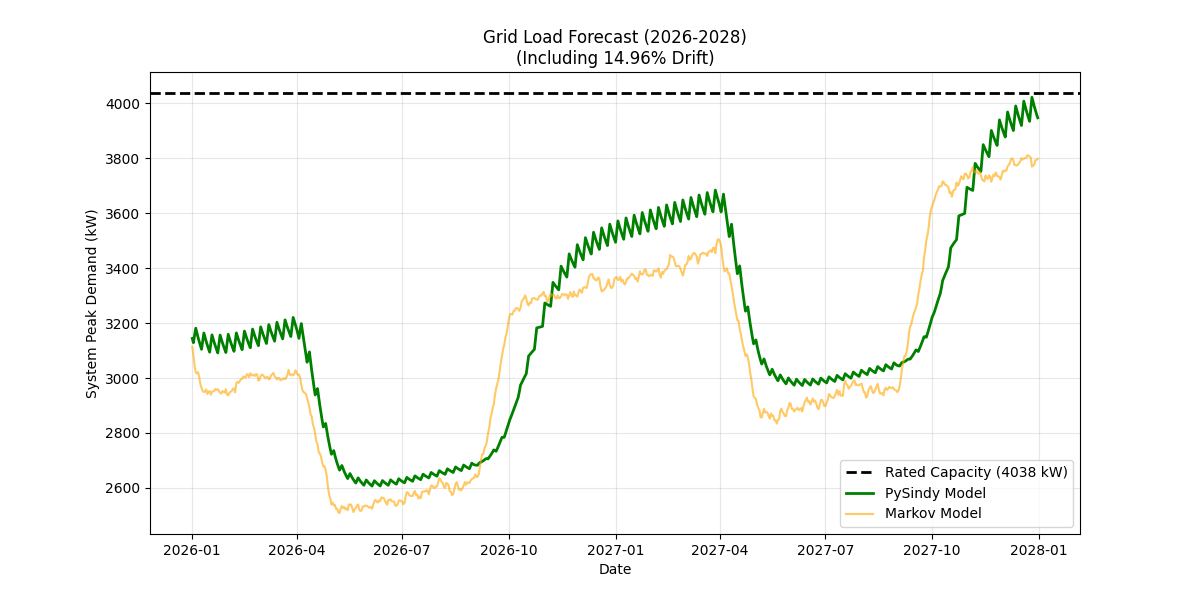

Write the Python code that produced this figure.
import pandas as pd
import numpy as np
import matplotlib.pyplot as plt
from scipy.integrate import odeint
import os


FILE_INPUT_RATIO = "pysindy_ratio_2025.csv"
FILE_CENTROIDS   = "centroids_k2.npy"

# Markov 
FILE_WIN_WD = "winter_weekday.csv"
FILE_WIN_WE = "winter_weekend.csv"
FILE_SUM_WD = "summer_weekday.csv"
FILE_SUM_WE = "summer_weekend.csv"

# PySINDy Context Equations (Discovered during training)
# form: dx/dt = c + ax + bx^2
COEFFS_WIN_WD = [0.00886, 0.00496, -0.05857]
COEFFS_WIN_WE = [-0.09451, 0.47853, -0.50894]
COEFFS_SUM_WD = [0.00213, 0.04005, -0.22515]
COEFFS_SUM_WE = [-0.00573, 0.08363, -0.18024]

# Drift factors 
DRIFT_ANNUAL = 0.1496
DRIFT_DAILY  = DRIFT_ANNUAL / 365.0

N_FEEDERS = 200
N_AGENTS  = 5000  
SAFETY_MARGIN = 1.10


# Ratio > kW , Find Peak
centroids = np.load(FILE_CENTROIDS)

profile_low_kw  = (centroids[0] * 2) / 1000
profile_high_kw = (centroids[1] * 2) / 1000

peak_low  = np.max(profile_low_kw)
peak_high = np.max(profile_high_kw)

print(f"Prey Peak (Base):     {peak_low:.2f} kW")
print(f"Predator Peak (Base): {peak_high:.2f} kW")


# Substation Capacity
design_max = 5000
pf = 0.95
limit = 0.85
SUBSTATION_LIMIT = (design_max * pf) * limit
print(f"Substation Limit:     {SUBSTATION_LIMIT:.1f} kW\n")


# Calculate System Demand 
def get_total_system_kw(ratio_high_users, day_index=0):
    
    growth_multiplier = 1.0 + (DRIFT_DAILY * day_index)
    
    current_peak_low = peak_low * growth_multiplier
    current_peak_high = peak_high * growth_multiplier
    
    weighted_peak = (1 - ratio_high_users) * current_peak_low + (ratio_high_users * current_peak_high)
    return weighted_peak * N_FEEDERS

# Seasonal Weighting 
def get_seasonal_factor(date):
    m = date.month
    d = date.day
    if m in [10, 11, 12, 1, 2, 3]: return 1.0 # Winter
    if m in [5, 6, 7, 8]:          return 0.0 # Summer
    if m == 4: return 1.0 - (d / 30.0)        # April Blend
    if m == 9: return (d / 30.0)              # Sept Blend
    return 0.0


# Stability Analysis (Worst Case - Winter Weekend)
c, a, b = COEFFS_WIN_WE
roots = np.roots([b, a, c])

valid_roots = [r for r in roots if np.isreal(r) and r > 0]
if valid_roots:
    stable_ratio = np.max(valid_roots)
    print("STABILITY ANALYSIS (Winter Weekend):")
    print(f"Stability Point: {stable_ratio:.2%} Predators")
    
    for label, day_t in [("Current (Day 0)", 0), ("End Year 1 (Day 365)", 365), ("End Year 2 (Day 730)", 730)]:
        stable_kw = get_total_system_kw(stable_ratio, day_t)
        warning = " (UNSTABLE - BREACH)" if stable_kw > SUBSTATION_LIMIT else " (SAFE)"
        print(f"{label:<22}: {stable_kw:,.0f} kW{warning}")
else:
    print("RUNAWAY GROWTH (No stable limit)")
    stable_ratio = 1.0 


### Simulation 

# Load starting data
df_input = pd.read_csv(FILE_INPUT_RATIO)
start_ratio = df_input['high_user_ratio_smooth'].iloc[-1]

# Data Range (2 Years)
dates = pd.date_range(start='2026-01-01', periods=730)
days_count = len(dates)

## Markov Sim Matrices
M_win_wd = pd.read_csv(FILE_WIN_WD, index_col=0).values
M_win_we = pd.read_csv(FILE_WIN_WE, index_col=0).values
M_sum_wd = pd.read_csv(FILE_SUM_WD, index_col=0).values
M_sum_we = pd.read_csv(FILE_SUM_WE, index_col=0).values

# Sim initialization
current_agents = np.zeros(N_AGENTS)
num_high = int(start_ratio * N_AGENTS)
current_agents[:num_high] = 1 
np.random.shuffle(current_agents)

ratio_markov = []
ratio_pysindy = []
current_pysindy_x = start_ratio

# Daily Loop (Both Models Running Synchronously)
for i in range(days_count):
    date = dates[i]
    is_weekend = (date.dayofweek >= 5)
    w_factor = get_seasonal_factor(date) 
    
    # PySindy Step
    if is_weekend:
        dx_win = COEFFS_WIN_WE[0] + COEFFS_WIN_WE[1]*current_pysindy_x + COEFFS_WIN_WE[2]*(current_pysindy_x**2)
        dx_sum = COEFFS_SUM_WE[0] + COEFFS_SUM_WE[1]*current_pysindy_x + COEFFS_SUM_WE[2]*(current_pysindy_x**2)
    else:
        dx_win = COEFFS_WIN_WD[0] + COEFFS_WIN_WD[1]*current_pysindy_x + COEFFS_WIN_WD[2]*(current_pysindy_x**2)
        dx_sum = COEFFS_SUM_WD[0] + COEFFS_SUM_WD[1]*current_pysindy_x + COEFFS_SUM_WD[2]*(current_pysindy_x**2)
    
    # Blend the rate of change
    dx_blended = dx_win * w_factor + dx_sum * (1 - w_factor)
    
    # Step forward & clamp between 0% and 100%
    current_pysindy_x = max(0.0, min(1.0, current_pysindy_x + dx_blended))
    ratio_pysindy.append(current_pysindy_x)

    # Markov Step
    if is_weekend:
        M_today = M_win_we * w_factor + M_sum_we * (1 - w_factor)
    else:
        M_today = M_win_wd * w_factor + M_sum_wd * (1 - w_factor)

    p_0_to_1 = M_today[0, 1] / (M_today[0, 0] + M_today[0, 1])
    p_1_to_0 = M_today[1, 0] / (M_today[1, 0] + M_today[1, 1])
    
    rolls = np.random.random(N_AGENTS)
    switching_up = (current_agents == 0) & (rolls < p_0_to_1)
    switching_down = (current_agents == 1) & (rolls < p_1_to_0)
    
    current_agents[switching_up] = 1
    current_agents[switching_down] = 0
    ratio_markov.append(np.mean(current_agents))


# Ratio > kW, add drift
kw_pysindy = [get_total_system_kw(r, i) for i, r in enumerate(ratio_pysindy)]
kw_markov  = [get_total_system_kw(r, i) for i, r in enumerate(ratio_markov)]

## Plot
plt.figure(figsize=(12, 6))

# Capacity Line
plt.axhline(y=SUBSTATION_LIMIT, color='k', linestyle='--', linewidth=2, 
            label=f'Rated Capacity ({SUBSTATION_LIMIT:.0f} kW)')

# Models
plt.plot(dates, kw_pysindy, 'g-', linewidth=2, label='PySindy Model')
plt.plot(dates, kw_markov,  'orange', alpha=0.6, label='Markov Model')

# Print Peak Values
print("\nPEAK DEMAND:")
print(f"Year 1 (2026) PySINDy Peak: {np.max(kw_pysindy[:365]):,.0f} kW")
print(f"Year 1 (2026) Markov Peak:  {np.max(kw_markov[:365]):,.0f} kW")
print(f"Year 2 (2027) PySINDy Peak: {np.max(kw_pysindy[365:]):,.0f} kW")
print(f"Year 2 (2027) Markov Peak:  {np.max(kw_markov[365:]):,.0f} kW")

# Find Breach Points
arr_pysindy = np.array(kw_pysindy)
arr_markov = np.array(kw_markov)

breach_indices = np.where(arr_markov > SUBSTATION_LIMIT)[0]

if len(breach_indices) > 0:
    first_fail_idx = breach_indices[0]
    fail_date = dates[first_fail_idx]
    print(f"\nForecast: System failure predicted on {fail_date.date()}")
    
    plt.scatter([fail_date], [SUBSTATION_LIMIT], color='red', s=100, zorder=5)
    plt.annotate(f'WINTER BREACH: {fail_date.date()}', 
                 xy=(fail_date, SUBSTATION_LIMIT), 
                 xytext=(fail_date, SUBSTATION_LIMIT - 300),
                 arrowprops=dict(facecolor='red', shrink=0.05),
                 fontweight='bold', color='darkred')
else:
    print("\nForecast: Safe through 2027")




plt.title("Grid Load Forecast (2026-2028)\n(Including 14.96% Drift)")
plt.ylabel("System Peak Demand (kW)")
plt.xlabel("Date")
plt.legend(loc='lower right')
plt.grid(True, alpha=0.3)

plt.savefig("forecast_drift.png")